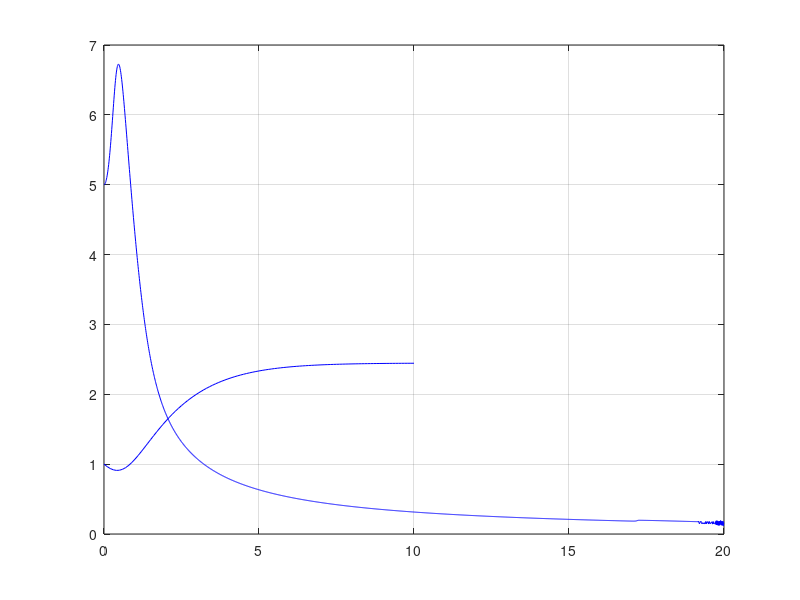

Recreate this plot in MATLAB.
% Some examples of using Runge-Kutta method to solve an ODE

clear all;
clc;

%% 1st Example
h = 0.1;
f = @(x,y) (5*x^2-y)/exp(x+y);
yn = 1;
y = 1;
for x =0:h:10
    F1 = h*f(x,y);
    F2 = h*f(x+h/2,y+F1/2);
    F3 = h*f(x+h/2,y+F2/2);
    F4 = h*f(x+h,y+F3);
    y = y+(1/6)*(F1+2*F2+2*F3+F4);
    yn = [yn y];
end
plot(0:0.1:10,yn(1:end-1),'b')
grid on
hold on
% plot(0:0.1:10,yn(1:end-1),'r*')

%% 2nd Example
h = 0.01;
f = @(x,y) (x+y)*sin(x*y);
yn = 5;
y = 5;
for x =0:h:20
    F1 = h*f(x,y);
    F2 = h*f(x+h/2,y+F1/2);
    F3 = h*f(x+h/2,y+F2/2);
    F4 = h*f(x+h,y+F3);
    y = y+(1/6)*(F1+2*F2+2*F3+F4);
    yn = [yn y];
end
plot(0:0.01:20,yn(1:end-1),'b')
grid on